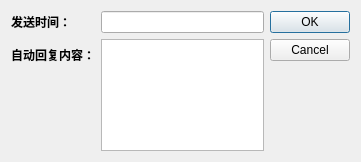
<?xml version="1.0" encoding="UTF-8"?>
<ui version="4.0">
 <class>auto_send_Dialog</class>
 <widget class="QDialog" name="auto_send_Dialog">
  <property name="geometry">
   <rect>
    <x>0</x>
    <y>0</y>
    <width>361</width>
    <height>162</height>
   </rect>
  </property>
  <property name="windowTitle">
   <string>自动回复设定</string>
  </property>
  <layout class="QHBoxLayout" name="horizontalLayout_2">
   <item>
    <layout class="QFormLayout" name="formLayout">
     <item row="0" column="0">
      <widget class="QLabel" name="label">
       <property name="font">
        <font>
         <family>微软雅黑</family>
         <pointsize>9</pointsize>
         <weight>75</weight>
         <bold>true</bold>
        </font>
       </property>
       <property name="text">
        <string>发送时间：</string>
       </property>
      </widget>
     </item>
     <item row="1" column="0">
      <widget class="QLabel" name="label_2">
       <property name="font">
        <font>
         <family>微软雅黑</family>
         <weight>75</weight>
         <bold>true</bold>
        </font>
       </property>
       <property name="text">
        <string>自动回复内容：</string>
       </property>
      </widget>
     </item>
     <item row="1" column="1">
      <widget class="QTextEdit" name="sendWords"/>
     </item>
     <item row="0" column="1">
      <widget class="QLineEdit" name="timeLineEdit"/>
     </item>
    </layout>
   </item>
   <item>
    <widget class="QDialogButtonBox" name="buttonBox">
     <property name="orientation">
      <enum>Qt::Vertical</enum>
     </property>
     <property name="standardButtons">
      <set>QDialogButtonBox::Cancel|QDialogButtonBox::Ok</set>
     </property>
    </widget>
   </item>
  </layout>
 </widget>
 <resources/>
 <connections>
  <connection>
   <sender>buttonBox</sender>
   <signal>accepted()</signal>
   <receiver>auto_send_Dialog</receiver>
   <slot>accept()</slot>
   <hints>
    <hint type="sourcelabel">
     <x>248</x>
     <y>254</y>
    </hint>
    <hint type="destinationlabel">
     <x>157</x>
     <y>274</y>
    </hint>
   </hints>
  </connection>
  <connection>
   <sender>buttonBox</sender>
   <signal>rejected()</signal>
   <receiver>auto_send_Dialog</receiver>
   <slot>reject()</slot>
   <hints>
    <hint type="sourcelabel">
     <x>316</x>
     <y>260</y>
    </hint>
    <hint type="destinationlabel">
     <x>286</x>
     <y>274</y>
    </hint>
   </hints>
  </connection>
 </connections>
</ui>
